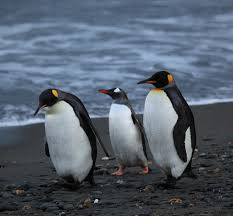
//> input picture chromakey/pic1.png, 233 x 216 px
$ ./houghtest   (built with g++ and OpenCV 4)
//> lines starting //> are read from the running program, lines starting //| are printed output that depends on the picture; after the words box and inside, x2 and y2 are one past the last pixel; in counts of white or black regions, pixels touching at a corner belong together
### chromakey/toolbarconfig.h
#ifndef TOOLBARCONFIG_H
#define TOOLBARCONFIG_H

class ToolbarConfig {
public:
	ToolbarConfig(int min, int max, int stepsize, int current);

	int w2t(int world_value);
	int t2w(int toolbar_value);

	int current();
	int tmax();
	int tmin();

	int min;
	int max;
	int stepsize;

	int t_current;
};

#endif

### chromakey/toolbarconfig.cpp
#include <algorithm>


#include "toolbarconfig.h"

ToolbarConfig::ToolbarConfig(int min, int max, int stepsize, int current) {
	this->min = min;
	this->max = max;
	this->stepsize = stepsize;
	this->t_current = this->w2t(current);
}

int ToolbarConfig::w2t(int world_value) {
	return int((std::min(std::max(world_value, min), max) - min) / stepsize);
}

int ToolbarConfig::t2w(int toolbar_value) {
	return toolbar_value * stepsize + min;
}

int ToolbarConfig::current() {
	return t2w(t_current);
}

int ToolbarConfig::tmax() {
	return w2t(max);
}

int ToolbarConfig::tmin() {
	return w2t(min);
}

### chromakey/houghtest.cpp
#include <stdlib.h>
#include <iostream>
#include <stdio.h>

#include "opencv2/imgproc/imgproc.hpp"
#include "opencv2/highgui/highgui.hpp"

#include "toolbarconfig.h"


using namespace cv;

// Global variables
const char* window_name = "Hough Line Detection";

ToolbarConfig
gaussian = ToolbarConfig(0, 15, 1, 6),
canny = ToolbarConfig(20, 150, 2, 40),
hough = ToolbarConfig(50, 400, 10, 200);

Mat input;

// Function prototypes
void update(int, void*);
void chromakey(const Mat under, const Mat over, Mat *dst, const Scalar& color);
void help();


/**
* Creates an interactive example of running hough line detection on a
* sample image
*/
int main(int argc, char** argv) {
	const char* filename = argc >= 2 ? argv[1] : "pic1.png";

	input = imread(filename, CV_LOAD_IMAGE_COLOR); if (input.empty()) {
//> further down, input is the input picture: 216 rows x 233 cols, CV_8UC3; mean B, G, R 110.5, 96.5, 85.7
		help();

		std::cout << "Can not open " << filename << std::endl;
		return -1;
	}

	// Convert the image to grayscale
	cvtColor(input, input, CV_BGR2GRAY);
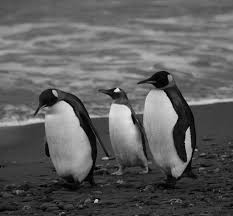
//> input: 216 rows x 233 cols, CV_8UC1; min 0, max 236, mean 94.9

	// Create a window
	namedWindow(window_name, CV_WINDOW_AUTOSIZE);

	// Create trackbars for the user to enter thresholds
	createTrackbar("Gaussian Kernel Size", window_name, &(gaussian.t_current), gaussian.tmax(), update);
	createTrackbar("Canny Min Threshold", window_name, &(canny.t_current), canny.tmax(), update);
	createTrackbar("Hough Line Threshold", window_name, &(hough.t_current), hough.tmax(), update);

	// Show the image
	update(NULL, NULL);

	// Wait until user exit program by pressing a key
	waitKey(0);

	return 0;
}


/**
* Trackbar callback - updates the display
*/
void update(int, void*) {
	const int CANNY_RATIO = 3, CANNY_KERNEL_SIZE = 3;

	Mat blurred_input, canny_edges, hough_lines;

	// Reduce noise with a gaussian kernel
	if (gaussian.current() != 0) {
		blur(input, blurred_input, Size(gaussian.current(), gaussian.current()));
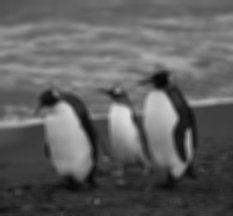
//> blurred_input: 216 rows x 233 cols, CV_8UC1; min 6, max 222, mean 95.1
	}
	else {
		blurred_input = input;
	}

	// Run Canny edge detector
	Canny(blurred_input, canny_edges, canny.current(), canny.current()*CANNY_RATIO, CANNY_KERNEL_SIZE);
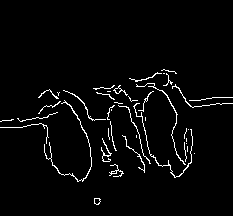
//> canny_edges: 216 rows x 233 cols, CV_8UC1; 3.1% white in thin lines or dots, all inside (x1, y1, x2, y2) = (0, 69, 233, 205)

	// ==== Begin Hough line detector phase

	// Create a vector to store the located lines in
	vector<Vec2f> line_vector;

	// Run the transform
	HoughLines(canny_edges, line_vector, 1, CV_PI / 180, hough.current(), 0, 0);
//> line_vector = empty

	//std::cout << lines.size() << " lines detected" << std::endl;

	// Prepare the hough_lines image
	hough_lines = Mat::zeros(canny_edges.rows, canny_edges.cols, CV_8UC3);

	// Draw detected lines into an image
	for (size_t i = 0; i < line_vector.size(); i++) {
		float rho = line_vector[i][0], theta = line_vector[i][1];
		Point pt1, pt2;

		double a = cos(theta), b = sin(theta);
		double x0 = a*rho, y0 = b*rho;

		pt1.x = cvRound(x0 + 1000 * (-b));
		pt1.y = cvRound(y0 + 1000 * (a));
		pt2.x = cvRound(x0 - 1000 * (-b));
		pt2.y = cvRound(y0 - 1000 * (a));

		line(hough_lines, pt1, pt2, Scalar(0, 0, 255), 3, CV_AA);
	}
//> this loop made 0 passes
//> hough_lines: 216 rows x 233 cols, CV_8UC3; every value is 0

	// Overlay the hough lines onto the original blurred image
	Mat blurred_input_color, canny_edges_color, input_with_canny, combined_images;
	cvtColor(blurred_input, blurred_input_color, CV_GRAY2BGR);
	cvtColor(canny_edges, canny_edges_color, CV_GRAY2BGR);

	chromakey(blurred_input_color, canny_edges_color, &input_with_canny, Scalar(0, 0, 0));
	chromakey(input_with_canny, hough_lines, &combined_images, Scalar(0, 0, 0));

	// Display the result
	imshow(window_name, combined_images);
}

/**
* Takes two images and overlays them, using color as a chroma-key
* Any pixels in the 'over' image that match the given color value will
* effectively be transparent - the 'under' image will show through
*
* @precondition: All passed images must first be in BGR format
*/
void chromakey(const Mat under, const Mat over, Mat *dst, const Scalar& color) {
//> called with color = Scalar(0)
	// Mats must be the same size
	if (under.rows != over.rows || under.cols != over.cols) {
		std::cout << "Error, image dimensions must match" << std::endl;
		return;
	}

	// Create the destination matrix
	*dst = Mat(under.rows, under.cols, CV_8UC3, CV_RGB(0, 0, 0));

	for (int y = 0; y<under.rows; y++) {
		for (int x = 0; x<under.cols; x++) {
			if (over.at<Vec3b>(y, x)[0] == color[0] && over.at<Vec3b>(y, x)[1] == color[1] && over.at<Vec3b>(y, x)[2] == color[2]) {
				dst->at<Vec3b>(y, x)[0] = under.at<Vec3b>(y, x)[0];
				dst->at<Vec3b>(y, x)[1] = under.at<Vec3b>(y, x)[1];
				dst->at<Vec3b>(y, x)[2] = under.at<Vec3b>(y, x)[2];
			}
			else {
				dst->at<Vec3b>(y, x)[0] = over.at<Vec3b>(y, x)[0];
				dst->at<Vec3b>(y, x)[1] = over.at<Vec3b>(y, x)[1];
				dst->at<Vec3b>(y, x)[2] = over.at<Vec3b>(y, x)[2];
			}
		}
	}
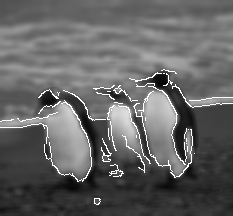
//> dst: 216 rows x 233 cols, CV_8UC3; min 6, max 255, mean 100.1
}


/**
* Prints usage information
*/
void help() {
	std::cout << "\nThis program demonstrates line finding with the Hough transform.\n" "Usage:\n"
		"./houghlines <image_name>, Default is pic1.png\n" << std::endl;
}
